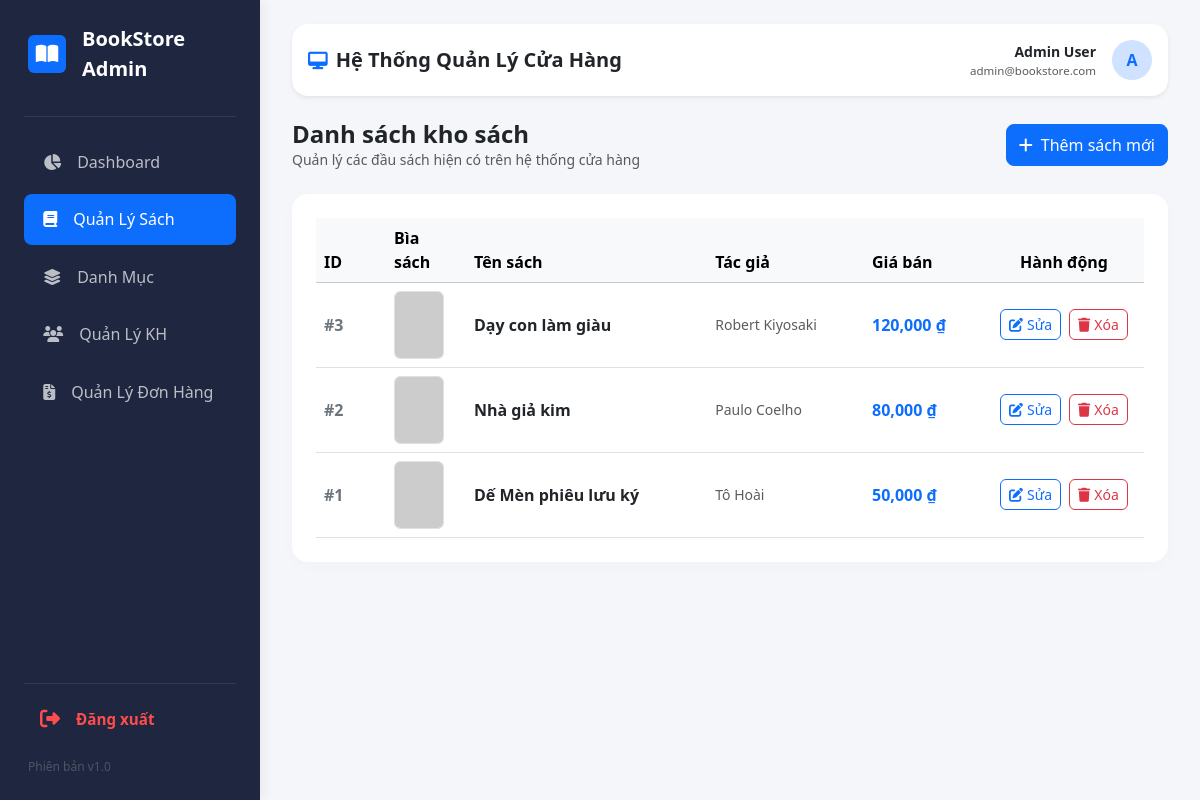
/admin/index.php?page=book-list (signed in), run on the app's committed database.
### tables this page shows
CREATE TABLE `books` (
  `id` int(11) NOT NULL,
  `title` varchar(200) NOT NULL,
  `author` varchar(100) DEFAULT NULL,
  `price` decimal(10,2) NOT NULL,
  `description` text DEFAULT NULL,
  `image` varchar(255) DEFAULT NULL,
  `category_id` int(11) DEFAULT NULL,
  `created_at` timestamp NOT NULL DEFAULT current_timestamp()
);

### admin/view/book-list.php (the view)
<?php
$books = [];
if (isset($pdo)) {
    try {
        $books = $pdo->query("SELECT * FROM books ORDER BY id DESC")->fetchAll(PDO::FETCH_ASSOC);
    } catch (Exception $e) {
        echo "<div class='alert alert-danger'>Lỗi lấy danh sách sách: " . $e->getMessage() . "</div>";
    }
}
?>
<div class="d-flex justify-content-between align-items-center mb-4">
    <div>
        <h4 class="fw-bold m-0 text-dark">Danh sách kho sách</h4>
        <p class="text-muted small m-0">Quản lý các đầu sách hiện có trên hệ thống cửa hàng</p>
    </div>
    <a href="index.php?page=book-add" class="btn btn-primary rounded-3 px-3.5 py-2 small">
        <i class="fa-solid fa-plus me-2"></i>Thêm sách mới
    </a>
</div>
<div class="card panel-box">
    <div class="table-responsive">
        <table class="table align-middle m-0 table-hover">
            <thead class="table-light">
                <tr>
                    <th style="width: 70px;">ID</th>
                    <th style="width: 80px;">Bìa sách</th>
                    <th>Tên sách</th>
                    <th>Tác giả</th>
                    <th>Giá bán</th>
                    <th style="width: 160px; text-align: center;">Hành động</th>
                </tr>
            </thead>
            <tbody>
                <?php if (empty($books)): ?>
                    <tr><td colspan="6" class="text-center text-muted py-4">Kho hàng trống rỗng. Hãy thêm sách mới!</td></tr>
                <?php else: ?>
                    <?php foreach ($books as $b): ?>
                    <tr>
                        <td class="fw-bold text-secondary">#<?= $b['id'] ?></td>
                        <td>
                            <img src="../public/upload/<?= htmlspecialchars($b['image'] ?? 'default.jpg') ?>"
                                 class="rounded-2 border" style="width: 50px; height: 68px; object-fit: cover;"
                                 onerror="this.src='https://placehold.co/50x68?text=No+Cover'">
                        </td>
                        <td><div class="fw-bold text-dark"><?= htmlspecialchars($b['title']) ?></div></td>
                        <td class="text-muted small"><?= htmlspecialchars($b['author']) ?></td>
                        <td class="fw-semibold text-primary"><?= number_format($b['price']) ?> ₫</td>
                        <td>
                            <div class="d-flex justify-content-center gap-2">
                                <a href="index.php?page=book-edit&id=<?= $b['id'] ?>" class="btn btn-sm btn-outline-primary rounded-2 px-2.5">
                                    <i class="fa-solid fa-pen-to-square me-1"></i>Sửa
                                </a>
                                <a href="modules/book/delete.php?id=<?= $b['id'] ?>"
                                   class="btn btn-sm btn-outline-danger rounded-2 px-2.5"
                                   onclick="return confirm('Bạn có chắc chắn muốn xóa cuốn sách này không? Hành động này không thể hoàn tác!');">
                                    <i class="fa-solid fa-trash me-1"></i>Xóa
                                </a>
                            </div>
                        </td>
                    </tr>
                    <?php endforeach; ?>
                <?php endif; ?>
            </tbody>
        </table>
    </div>
</div>

### admin/index.php (style rules this page uses)
:root { --sb-bg: #1e2640; --sb-hover: #2d3758; --body-bg: #f4f6f9; }
body { background-color: var(--body-bg); font-family: 'Segoe UI', system-ui, sans-serif; margin: 0; overflow-x: hidden; }
.panel-box { border: none; border-radius: 1rem; box-shadow: 0 4px 16px rgba(0,0,0,0.02); background: #fff; padding: 1.5rem; }

### data on the page
books: id "3", title "Dạy con làm giàu", author "Robert Kiyosaki", price "120,000"
books: id "2", title "Nhà giả kim", author "Paulo Coelho", price "80,000"
books: id "1", title "Dế Mèn phiêu lưu ký", author "Tô Hoài", price "50,000"

### other printed values
$admin_fullname "Admin User"
$admin_email "admin@bookstore.com"
$avatar_letter "A"
